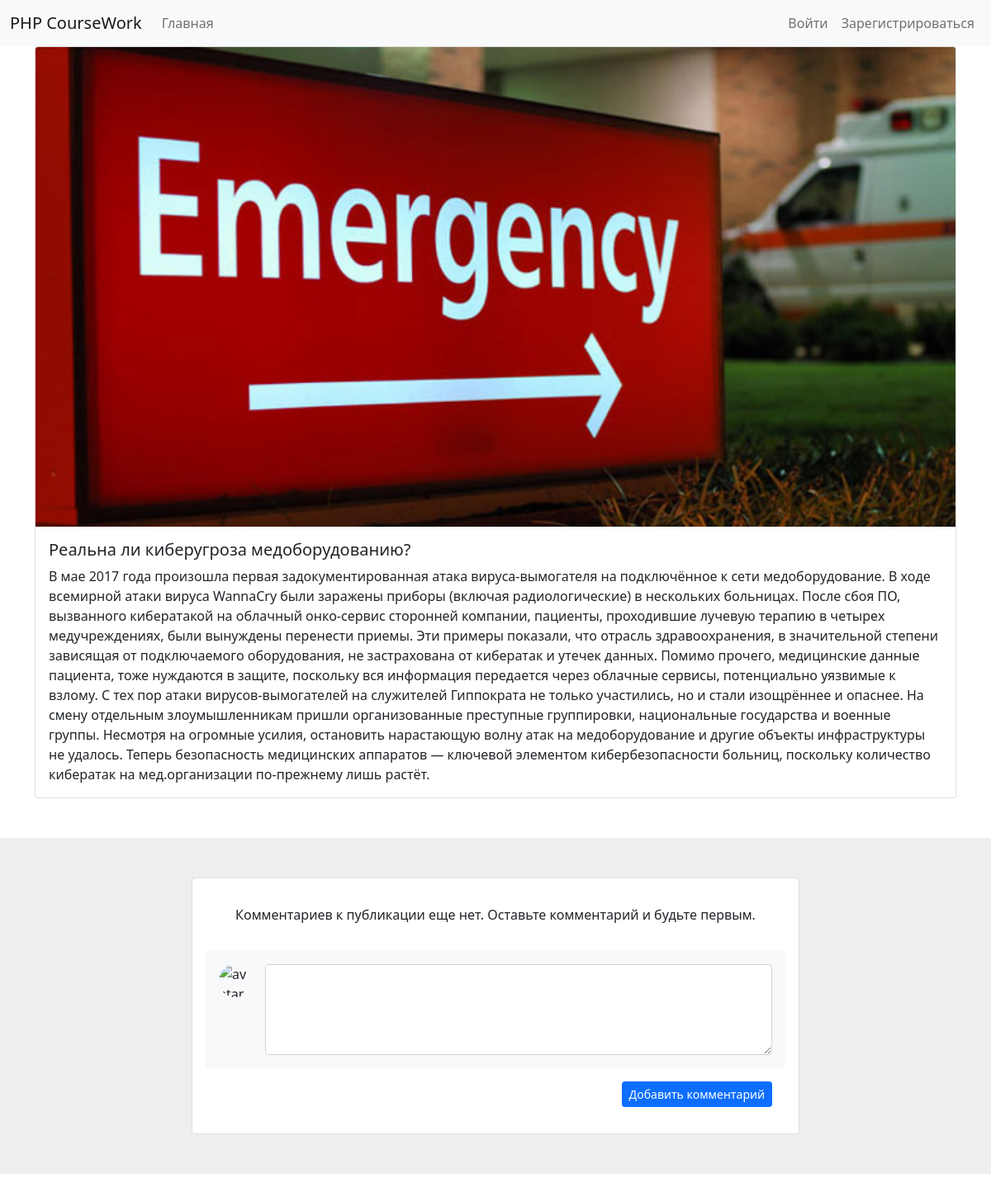
The page /post.php?id=1 on the database its author committed.
### tables this page shows
CREATE TABLE `posts` (
  `id` bigint UNSIGNED NOT NULL,
  `user_id` bigint UNSIGNED NOT NULL,
  `title` varchar(255) NOT NULL,
  `image` varchar(500) NOT NULL,
  `description` text NOT NULL,
  `is_enabled` tinyint(1) NOT NULL DEFAULT '1',
  `created_at` datetime NOT NULL DEFAULT CURRENT_TIMESTAMP,
  `updated_at` datetime NOT NULL DEFAULT CURRENT_TIMESTAMP
);

### post.php (the view, shortened to what this page needs)
<?php
$postID = (int)$_GET['id'];
$database = database_connect();
$result = $database->prepare('SELECT * FROM `posts` WHERE `id` = :id AND `is_enabled` = 1');
$result->execute([
    'id' => $postID
]);
$post = $result->fetch();
require __DIR__ . '/templates/header.php';
?>
    <div class="container">
        <div class="card mb-3">
            <img class="card-img-top" src="<?php echo $post['image'] ? $post['image'] : 'img/noimage.jpeg'; ?>"
                 alt="Card image cap">
            <div class="card-body">
                <h5 class="card-title"><?php echo $post['title']; ?></h5>
                <p class="card-text"><?php echo $post['description']; ?></p>
            </div>
        </div>
    </div>
<?php
require __DIR__ . '/comments.php';
require __DIR__ . '/templates/footer.php';

### rows shown on the page
posts: image (picture), title "Реальна ли киберугроза медоборудованию?", description "В мае 2017 года произошла первая задокументированная атака вируса-вымогателя на подключённое к сети медоборудование. В ходе всемирной атаки вируса WannaCry были заражены приборы (включая радиологические) в нескольких больницах. После сбоя ПО, вызванного кибератакой на облачный онко-сервис сторонней компании, пациенты, проходившие лучевую терапию в четырех медучреждениях, были вынуждены перенести приемы. Эти примеры показали, что отрасль здравоохранения, в значительной степени зависящая от подключаемого оборудования, не застрахована от кибератак и утечек данных. Помимо прочего, медицинские данные пациента, тоже нуждаются в защите, поскольку вся информация передается через облачные сервисы,…"
